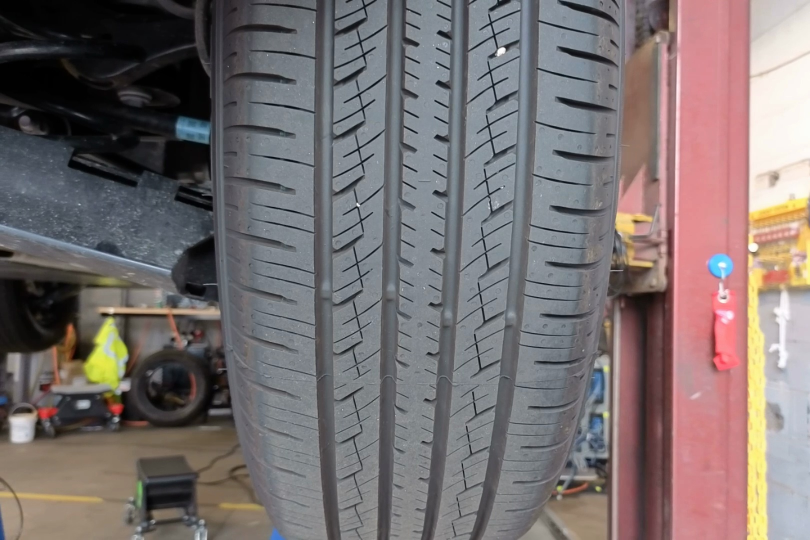
#> input picture Challenge 2 - Tread Depth/extracted_frames/frame_6s_raw.jpg, 1620 x 1080 px, given in place of overlay_rim_830.png, which was not available (shown at 1/2 size)
$ jupyter execute 'Relabeling pipeline for annotation drift_1.0.ipynb'   (text cells are left out)
#> lines starting #> are read from the running program, lines starting #| are printed output that depends on the picture
[cell 1]
from pathlib import Path
import pandas as pd
import numpy as np
import cv2
import shutil
import matplotlib.pyplot as plt

# --- Paths (edit as needed) ---
root = Path.cwd()

# Evaluation artifacts
eval_dir = root / "eval_outputs"
eval_csv = eval_dir / "eval_results.csv"
tagged_csv = eval_dir / "tagged_failures.csv"  # produced by your failure tagging step
overlays_dir = eval_dir / "overlays"           # overlay_*.png live here
drift_overlays_dir = eval_dir / "drift_overlays"

# Original images (if available). If you don't have them, clicks will be done on overlays.
# Ensure filenames in eval_results.csv match images in this directory.
img_dir = root / "images"  # <-- set to your original images folder if available

# Labels
train_labels_csv = root / "train_labels.csv"           # your original training labels
updated_train_labels_csv = root / "train_labels_updated.csv"  # output with merged corrections
corrected_labels_csv = eval_dir / "corrected_labels.csv"      # where clicks will be saved

# Display
plt.rcParams["figure.figsize"] = (4, 4)

# Create dirs
drift_overlays_dir.mkdir(parents=True, exist_ok=True)

print("Paths set:")
print(f"- eval_csv: {eval_csv}")
print(f"- tagged_csv: {tagged_csv}")
print(f"- overlays_dir: {overlays_dir}")
print(f"- drift_overlays_dir: {drift_overlays_dir}")
print(f"- img_dir (optional): {img_dir}")
print(f"- train_labels_csv: {train_labels_csv}")
print(f"- updated_train_labels_csv: {updated_train_labels_csv}")
print(f"- corrected_labels_csv: {corrected_labels_csv}")

[cell 2]
def recompute_tags(eval_csv_path, overlays_dir_path):
    df = pd.read_csv(eval_csv_path)
#> (reads Challenge 1 - Rim Center Location/Final/eval_outputs/eval_results.csv from the repository)
    df = df.sort_values("error_px", ascending=False).head(30)

    tagged = []
    for _, row in df.iterrows():
        fname = row["filename"]
        err = row["error_px"]
        gx, gy = row["gt_x"], row["gt_y"]

        img_path = overlays_dir_path / f"overlay_{Path(fname).name}"
        img = cv2.imread(str(img_path))
#> img is the input picture: shape (1080, 1620, 3); mean B, G, R 112.2, 112.2, 121
        if img is None:
            continue

        tag_set = []

        # off_center
        if err > 5:
            tag_set.append("off_center")

        # annotation_drift (GT too close to edge in 128x128 eval frame)
        if gx < 10 or gx > 118 or gy < 10 or gy > 118:
            tag_set.append("annotation_drift")

        # blur_or_occlusion (low contrast)
        gray = cv2.cvtColor(img, cv2.COLOR_BGR2GRAY)
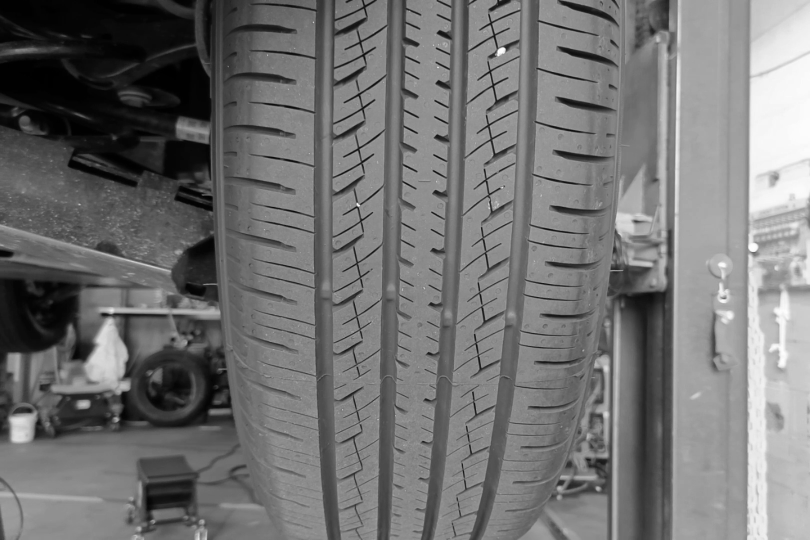
#> gray: shape (1080, 1620) (shown at 1/2 size); min 0, max 255, mean 114.8
        if gray.std() < 20:
            tag_set.append("blur_or_occlusion")

        # false_positive heuristic (high error, GT roughly central)
        if err > 10 and (40 < gx < 90 and 40 < gy < 90):
            tag_set.append("false_positive")

        tagged.append({
            "filename": fname,
            "error_px": round(err, 2),
            "tags": ", ".join(tag_set)
        })
#> pass 2 of the loop in recompute_tags, `for _, row in df.iterrows():`:
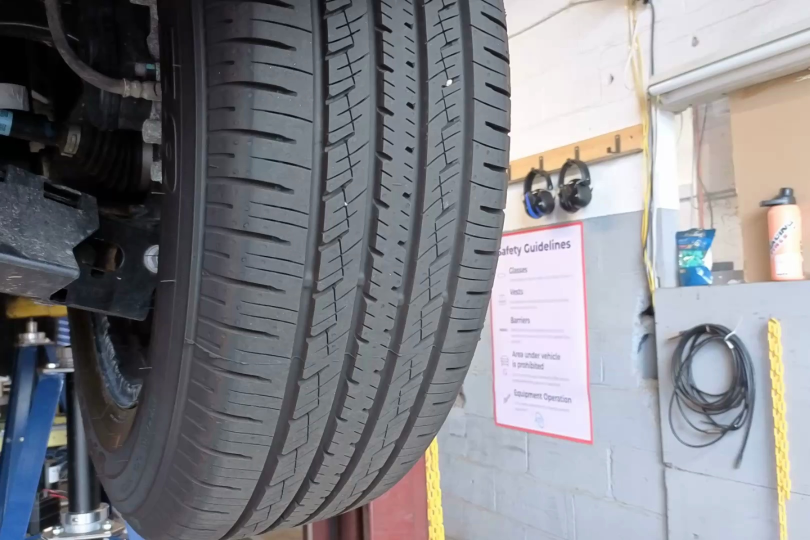
#> input picture Challenge 2 - Tread Depth/extracted_frames/frame_0.00s.jpg, 1620 x 1080 px, given in place of overlay_rim_974.png, which was not available (shown at 1/2 size)
#> in recompute_tags, img is the input picture: shape (1080, 1620, 3); mean B, G, R 135.6, 130.3, 129.7
#> in recompute_tags, `gray = cv2.cvtColor(img, cv2.COLOR_BGR2GRAY)`:
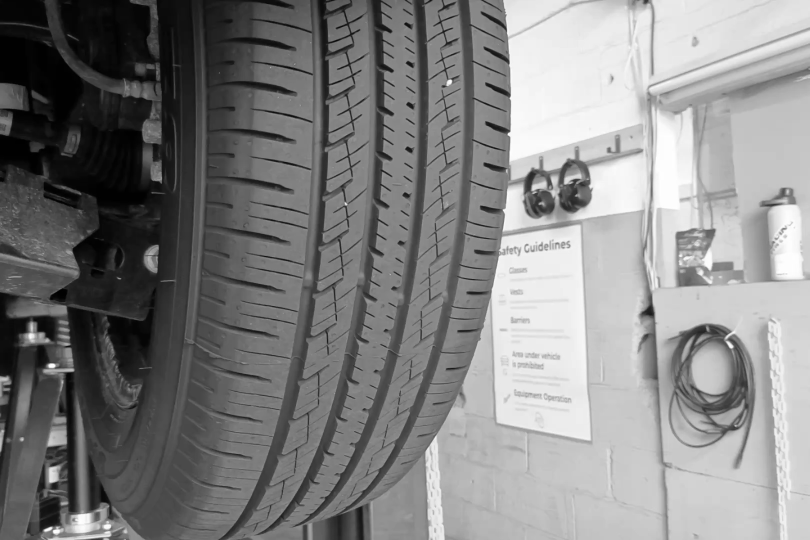
#> gray: shape (1080, 1620) (shown at 1/2 size); min 0, max 255, mean 130.7
    return pd.DataFrame(tagged)

# Load or compute
if tagged_csv.exists():
    tag_df = pd.read_csv(tagged_csv)
    print(f"Loaded existing tagged failures: {tagged_csv}")
else:
    print("Tagged failures not found. Recomputing from eval_results.csv …")
    tag_df = recompute_tags(eval_csv, overlays_dir)
    tag_df.to_csv(tagged_csv, index=False)
    print(f"Saved: {tagged_csv}")

# Isolate annotation drift cases
drift_df = tag_df[tag_df["tags"].fillna("").str.contains("annotation_drift", case=False)]
print(f"Found {len(drift_df)} annotation drift cases.")

# Also join with eval results for current GT/pred (for visualization)
eval_df = pd.read_csv(eval_csv)
drift_eval = pd.merge(drift_df, eval_df, on="filename", how="left")
drift_eval.to_csv(eval_dir / "drift_cases.csv", index=False)
print(f"Drift cases saved to: {eval_dir / 'drift_cases.csv'}")
drift_eval.head()

[cell 3]
copied = 0
for fname in drift_eval["filename"]:
    src = overlays_dir / f"overlay_{Path(fname).name}"
    dst = drift_overlays_dir / Path(fname).name
    if src.exists():
        shutil.copy2(src, dst)
        copied += 1
print(f"Copied {copied} drift overlays to: {drift_overlays_dir}")

[cell 4]
import json

# Load existing corrections if any
if corrected_labels_csv.exists():
    corrected_df = pd.read_csv(corrected_labels_csv)
    corrected = {r["filename"]: (int(r["new_gt_x"]), int(r["new_gt_y"])) for _, r in corrected_df.iterrows()}
    print(f"Loaded {len(corrected)} existing corrections.")
else:
    corrected = {}
    print("No existing corrections found.")

def load_base_image(fname, desired_size=(128, 128)):
    """
    Try to load original image and resize to match eval frame (128x128).
    If not available, fall back to overlay image.
    """
    base = None
    orig_path = img_dir / fname
    if orig_path.exists():
        base = cv2.imread(str(orig_path))
        if base is not None:
            base = cv2.resize(base, desired_size, interpolation=cv2.INTER_LINEAR)

    if base is None:
        # Fallback: use overlay (already 128x128 with GT/Pred)
        overlay_path = overlays_dir / f"overlay_{Path(fname).name}"
        base = cv2.imread(str(overlay_path))

    return base

def show_and_collect_click(img_bgr, gx=None, gy=None, px=None, py=None, title="Click new GT center"):
    """
    Shows the image with optional GT/Pred markers and collects one click.
    Returns (x, y) in image coordinates, or None if no click.
    """
#> called with gx = 119, gy = 79, px = 127, py = 127
    img_rgb = cv2.cvtColor(img_bgr, cv2.COLOR_BGR2RGB).copy()

    # Draw existing GT/Pred if provided
    vis = img_rgb.copy()
    if gx is not None and gy is not None:
        cv2.circle(vis, (int(gx), int(gy)), 5, (255, 0, 0), -1)  # GT red-ish
#> vis: shape (1080, 1620, 3); mean R, G, B 121, 112.2, 112.2
    if px is not None and py is not None:
        cv2.circle(vis, (int(px), int(py)), 5, (0, 255, 0), 2)   # Pred green ring
#> vis: shape (1080, 1620, 3); mean R, G, B 121, 112.2, 112.2

    fig, ax = plt.subplots()
    ax.imshow(vis)
    ax.set_title(title)
    ax.axis("off")

    clicks = plt.ginput(1, timeout=0)  # wait indefinitely for a single click
    plt.close(fig)

    if clicks:
        x, y = clicks[0]
        return int(round(x)), int(round(y))
    return None

# Iterate drift cases and collect corrections
pending = 0
for _, r in drift_eval.iterrows():
    fname = r["filename"]
    if fname in corrected:
        continue  # already labeled

    gx, gy = r["gt_x"], r["gt_y"]
    px, py = r["pred_x"], r["pred_y"]

    img = load_base_image(fname)
    if img is None:
        print(f"Could not load any image for {fname}, skipping.")
        continue

    new_pt = show_and_collect_click(
        img_bgr=img, gx=gx, gy=gy, px=px, py=py,
        title=f"{fname} — Click new GT center (close window to save)"
    )

    if new_pt is None:
        print(f"Skipped: {fname}")
        continue

    nx, ny = new_pt
    corrected[fname] = (nx, ny)
    pending += 1

    # Save incrementally
    corr_records = [{"filename": k, "new_gt_x": v[0], "new_gt_y": v[1]} for k, v in corrected.items()]
    pd.DataFrame(corr_records).to_csv(corrected_labels_csv, index=False)

print(f"Done. Collected {pending} new corrections.")
print(f"Saved corrections to: {corrected_labels_csv}")
